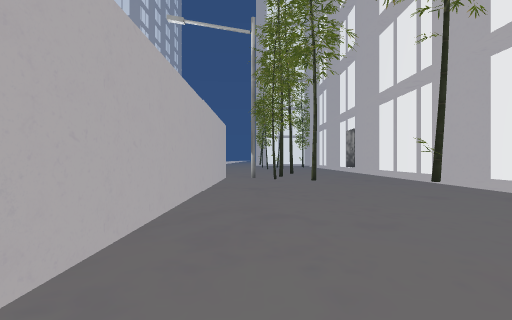
[1] (above)

22 first-person views from a walk through a Unity game level. The camera is 1.3 m above the floor, looks level and sees 90° across. The floor is counted in squares, 2 m on a side. Each view is taken from the middle of a square. On the plan, view 1 faces up. The plan holds only what a view shows up to about 9 squares ahead; the rest is blank. The place goes on beyond the plan. The player is left out. Some animated figures are left out. Door leaves are left out, so doorways stand open. Some surface patterns are stand-ins.

[2]
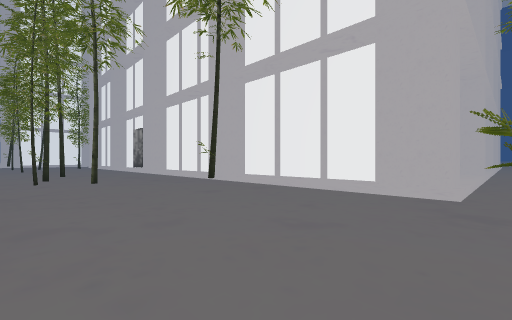

[3]
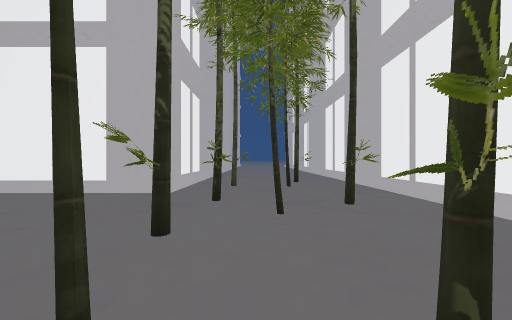

[4]
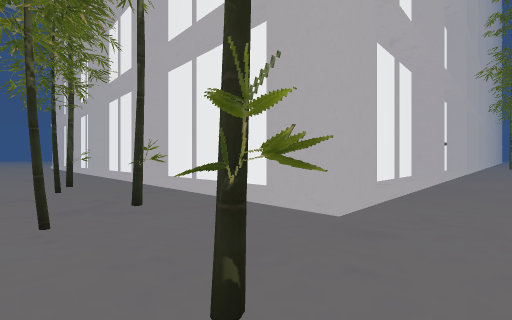

[5]
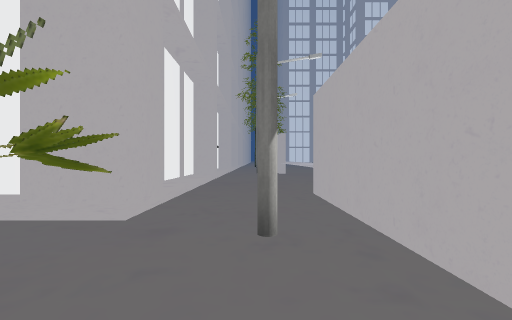

[6]
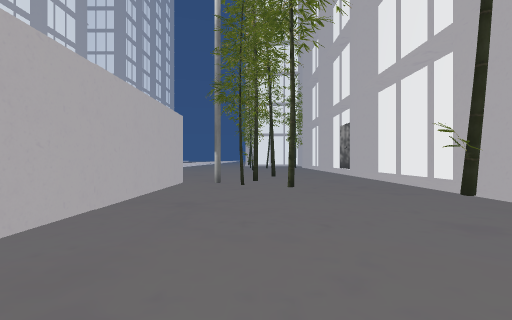

[7]
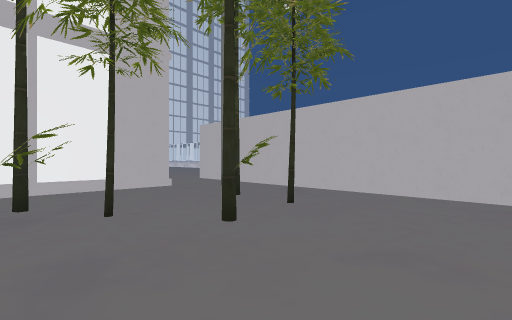

[8]
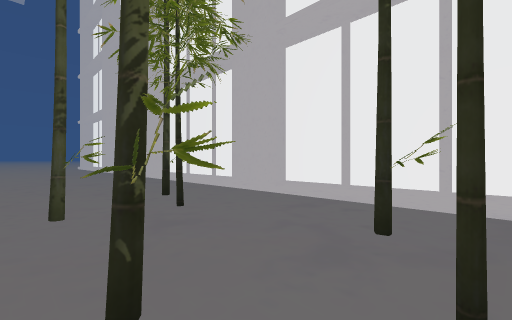

[9]
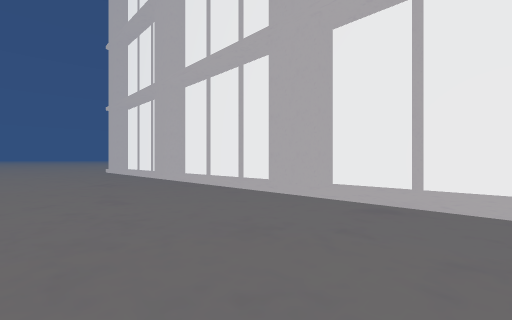

[10]
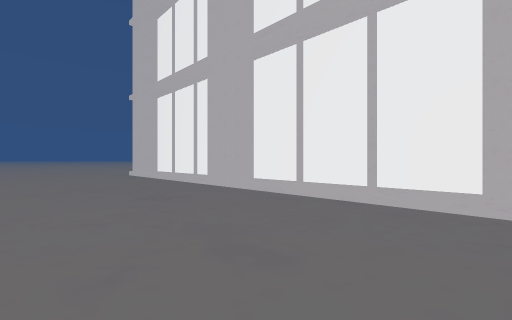

[11]
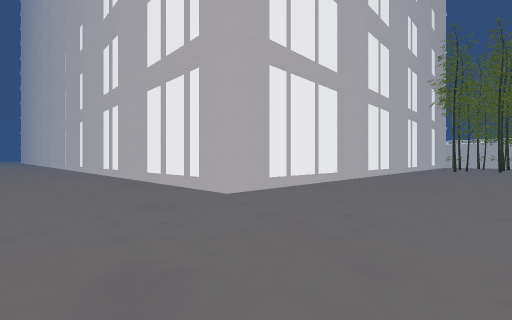

[12]
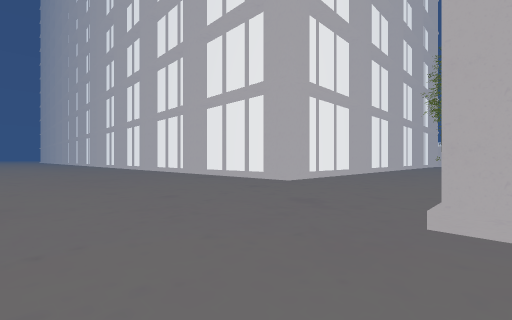

[13]
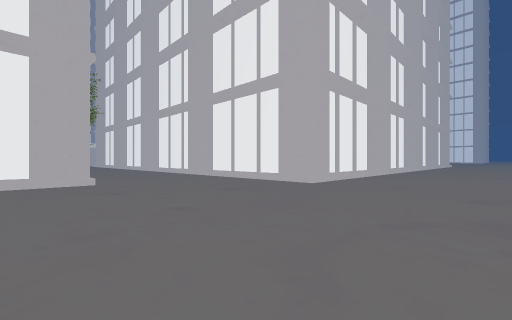

[14]
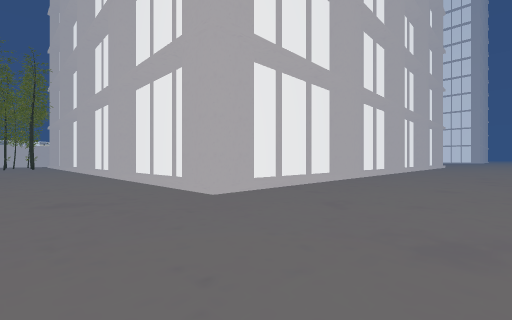

[15]
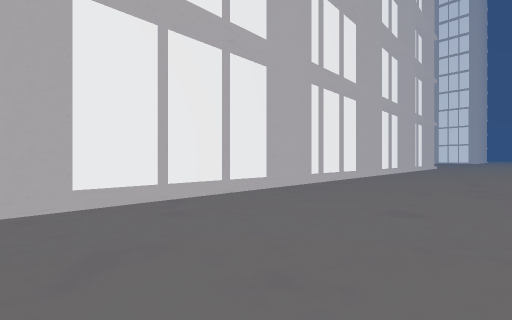

[16]
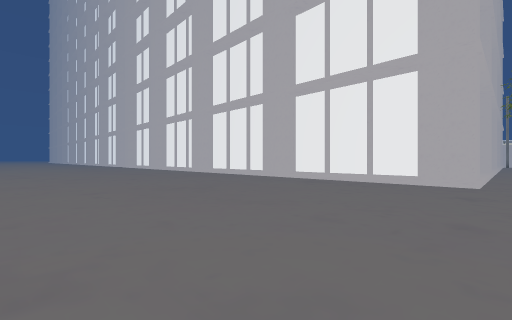

[17]
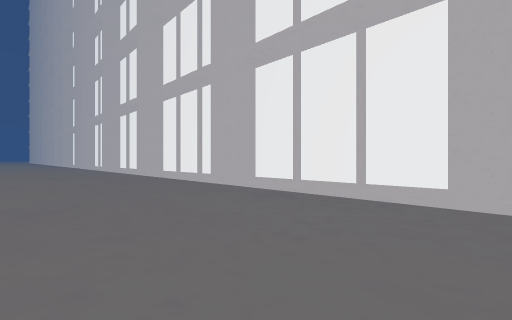

[18]
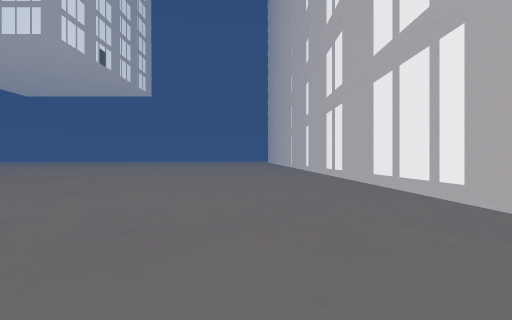

[19]
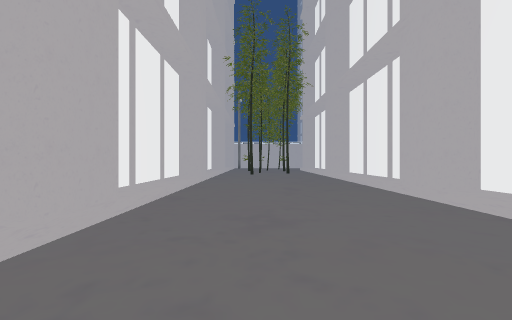

[20]
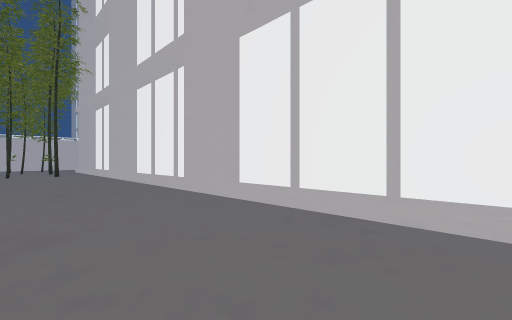

[21]
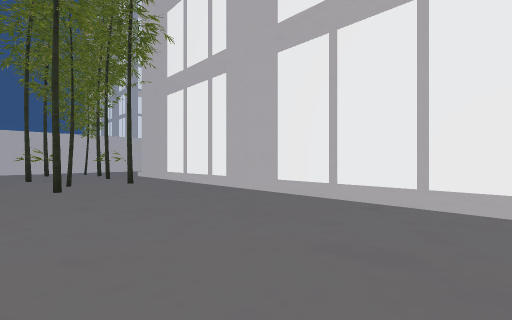

[22]
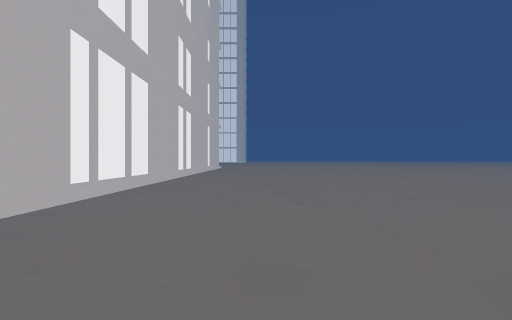

### Floor plan
Key: @ floor where view 1 was taken; # wall or solid block; x gap in a wall; . main floor; : floor 0.5 m higher than the main floor; / step, stairs or slope.
Columns run from 1 left of view 1 to 29 right of it. Each row starts with its distance up from view 1.
 11 /.....#                   #....
 10 /.#...#                   #....
  9 #x#...#                   #....
  8 #..#..#                   #....
  7 #.....#                   #....
  6 #.....#                   #....
  5 #.....#                   #....
  4 #.....#                   #....
  3 #.....#                   #....
  2 #.....#                   #....
  1 #.....#####################....
  0 #@.#.#.........................
 -1 #...#..........................
 -2 #.#..#.#.......................
 -3 #..............................
 -4 #..#####################.......
 -5 #..#                  #:.......
 -6 #..#                  #:.......
 -7 /..#                  #:.......
 -8 /..#                  #:.......
 -9 /..#                  ##.......
-10 /..#                  #:.......
-11  ..                   #:.......
-12  ..                   #:.......
-13                       #:.......
-14                       ##.......

Where each view was taken, in squares from view 1:
view 1: 0 up, 0 right, facing up
view 2: 0 up, 0 right, facing up-right
view 3: 1 down, 0 right, facing right
view 4: 1 down, 0 right, facing down-right
view 5: 1 down, 0 right, facing down
view 6: 2 up, 1 right, facing up
view 7: 2 up, 4 right, facing down-left
view 8: 0 up, 3 right, facing down-right
view 9: 0 up, 9 right, facing down-right
view 10: 0 up, 12 right, facing down-right
view 11: 0 up, 25 right, facing down-left
view 12: 1 up, 28 right, facing down-left
view 13: 5 down, 29 right, facing up-left
view 14: 2 down, 29 right, facing up-left
view 15: 1 up, 29 right, facing up-left
view 16: 3 down, 29 right, facing down-left
view 17: 4 down, 26 right, facing down-left
view 18: 6 down, 25 right, facing down
view 19: 2 down, 19 right, facing left
view 20: 2 down, 19 right, facing up-left
view 21: 3 down, 14 right, facing up-left
view 22: 3 up, 28 right, facing up
